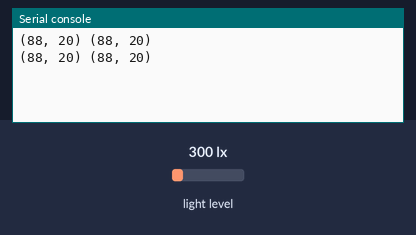
Simulated run of this program. Board: ESP32 board running MicroPython. Parts: the last lines printed to the serial console. Inputs (shaded band) come from the test bench; at power-on: light level 300 lx. At 10.0 s the program stops and its outputs stay as they are.

Above: at 1.2 s.
1.3 s: light level set to 40 lx
At 2.6 s:
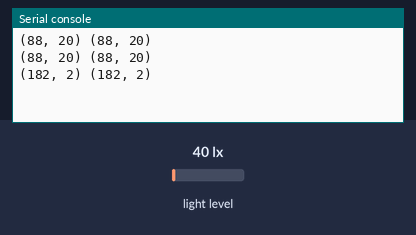
2.8 s: light level set to 500 lx
At 10.0 s:
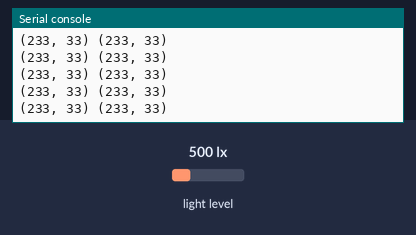
Timing chart, 0 to 11.5 s (numbered marks = the images above; inputs shaded):
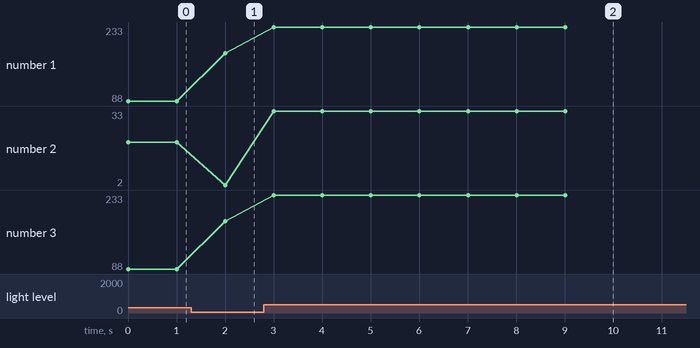

The program:

VEML7700.py
```python
from machine import SoftI2C,Pin
import time

class VEML7700:
    '''集成了AEML7700的模式设置，数据读取功能

    example:

    >>> import time
    >>> from machine import Pin,SoftI2C
    >>> from _device import VEML7700
    >>> #创建i2c连接
    >>> i2c = SoftI2C(scl = Pin(18),sda = Pin(19),freq=400000)
    >>> als = VEML7700(i2c)#als = VEML7700(i2c,config = {},wh = {},wl = {},psm = {})
    >>> # 设置参数
    >>> als.set_

    1.参数设置，所有可以设置的参数共有11个,包括config寄存器的设置,psm寄存器的设置,wh和wl寄存器的设置。参数可以在创建对象时,设置寄存器时,或者之后独立设置。未设置参数保持默认。
    '''
    # 设备地址和读写模式设置命令
    Device_ADDR = 0x10
    # 设置用寄存器地址
    ALS_CONFIG_0 = 0x00
    ALS_WH = 0x01
    ALS_WL = 0x02
    ALS_PSM = 0x03 #省电模式
    # 读取用寄存器地址
    ALS = 0x04
    WHITE = 0x05
    ALS_INT = 0x06
    # config参数
    config_ALS_GAIN = {'1x':0b00,'2x':0b01,'1/8x':0b10,'1/4x':0b11}
    config_ALS_IT = {'25ms':0b1100,'50ms':0b1000,'100ms':0b0000,'200ms':0b0001,'400ms':0b0010,'800ms':0b11}
    config_ALS_PERS = {'protect_1':0b00,'protect_2':0b01,'protect_4':0b10,'protect_8':0b11}
    config_ALS_INT_EN = {'int_enable':1,'int_disable':0}
    config_ALS_SD = {"als_on":0,'als_down':1}
    CONF_ARGS = config_ALS_GAIN|config_ALS_IT|config_ALS_INT_EN|config_ALS_SD|config_ALS_PERS
    # psm 参数
    psm_PSM_EN = {'psm_enable':1,'psm_disable':0}
    psm_PSM = {'psm_1':0b00,'psm_2':0b01,'psm_3':0b10,'psm_4':0b11}
    PSM_ARGS = psm_PSM|psm_PSM_EN

    ARGS = CONF_ARGS|PSM_ARGS
    # psm_PSM和config_ALS_IT 共同决定了 设备的刷新时间、工作电流和分辨率，因而支持通过刷新时间，分辨率来控制设备的省电模式，前提是psm_PSM_EN打开。
    # config_ALS_IT与分辨率对应，刷新时间受两者调控
    config_resolution = {"0.0288lx":0b0000,"0.0144lx":0b0001,"0.0072lx":0b0010,"0.0036lx":0b0011}
    psm_refresh_time = {"600ms":6,"1100ms":11,"2100ms":21,"4100ms":41,"700ms":7,"1200ms":12,
                        "2200ms":22,"4200ms":42,'900ms': 9, '1400ms': 14, '2400ms': 24,
                          '4400ms': 44, '1300ms': 13, '1800ms': 18, '2800ms': 28,
                          '4800ms': 48}


    def __init__(self,i2c):
        self.i2c = i2c
    def communicate_with_register(self,register_addr,*args):
        args = list(args)
        if register_addr == 0x00: # 配置寄存器

            '''bit对应12:11,9:6,5:4,1,0'''
            for i,f in zip(range(0,len(args)),[2,4,2,1,0]):
                if isinstance(args[i],str):
                    pass
                if isinstance(args[i],int):
                    args[i] = f"{args[i]:b}"[-f:]
            ALS_GAIN,ALS_IT,ALS_PERS,ALS_INT_EN,ALS_SD = args
            bytenumber = '000'+ALS_GAIN+'0'+ALS_IT+ALS_PERS+'00'+ALS_INT_EN+ALS_SD
            buf = bytearray([int(bytenumber,2)])
            return self.i2c.writeto_mem(VEML7700.Device_ADDR,register_addr,buf)
        elif register_addr == 0x01:#15:8 MSB高阈值窗口设置 7:0 LSB高阈值窗口设置
            for i,f in zip(range(0,len(args)),[8,8]):
                if isinstance(args[i],str):
                    pass
                elif isinstance(args[i],int):
                    args[i] = f"{args[i]:b}"[-f:]
                else:
                    raise TypeError("not implement")
            MSB_HIGH_WINDOW,LSB_HIGH_WINDOW = args
            bytenumber = MSB_HIGH_WINDOW+LSB_HIGH_WINDOW
            buf = bytearray([int(bytenumber,2)])
            return self.i2c.writeto_mem(VEML7700.Device_ADDR,register_addr,buf)
        elif register_addr == 0x02:
            for i,f in zip(range(0,len(args)),[8,8]):
                if isinstance(args[i],str):
                    pass
                elif isinstance(args[i],int):
                    args[i] = f"{args[i]:b}"[-f:]
                else:
                    raise TypeError("not implement")
            MSB_LOW_WINDOW,LSB_LOW_WINDOW = args
            bytenumber = MSB_LOW_WINDOW+LSB_LOW_WINDOW
            buf = bytearray([int(bytenumber,2)])
            return self.i2c.writeto_mem(VEML7700.Device_ADDR,register_addr,buf)
        elif register_addr == 0x03:#15:3 保留 2:1 模式设置 0 开启或关闭
            for i,f in zip(range(0,len(args)),[2,1]):
                if isinstance(args[i],str):
                    pass
                elif isinstance(args[i],int):
                    args[i] = f"{args[i]:b}"[-f:]
                else:
                    raise TypeError("not implement")
            PSM,PSM_EN = args
            bytenumber = '0'*13+PSM+PSM_EN
            buf = bytearray([int(bytenumber,2)])
            return self.i2c.writeto_mem(VEML7700.Device_ADDR,register_addr,buf)
        #读数据
        elif register_addr == 0x04:
            buf = self.i2c.readfrom_mem(VEML7700.Device_ADDR,register_addr,2).hex()
            ALS_OUT_MSB,ALS_OUT_LSB = int(buf[0:2],16),int(buf[-2:],16)
            return ALS_OUT_MSB,ALS_OUT_LSB
        elif register_addr == 0x05:
            buf = self.i2c.readfrom_mem(VEML7700.Device_ADDR,register_addr,2).hex()
            WHITE_OUT_MSB,WHITE_OUT_LSB = int(buf[0:2],16),int(buf[-2:],16)
            return WHITE_OUT_MSB,WHITE_OUT_LSB
        elif register_addr == 0x06:# 15 低阈值溢出，14高阈值溢出，13:0 保留
            buf = f'{int(self.i2c.readfrom_mem(VEML7700.Device_ADDR,register_addr,2).hex(),16):b}'[:2]
            int_th_low ,int_th_high = int(buf[0],2),int(buf[1],2)
            return int_th_low,int_th_high
        else:
            raise Exception(f"no register address is {register_addr}")

    def set_config(self,ALS_GAIN=None,ALS_IT=None,ALS_PERS=None,ALS_INT_EN=None,ALS_SD=None):
        return self.communicate_with_register(VEML7700.ALS_CONFIG_0,ALS_GAIN,ALS_IT,ALS_PERS,ALS_INT_EN,ALS_SD)
    def set_wh(self,msb_wh,lsb_wh):
        return self.communicate_with_register(VEML7700.ALS_WH,msb_wh,lsb_wh)
    def set_wl(self,msb_wl,lsb_wl):
        return self.communicate_with_register(VEML7700.ALS_WH,msb_wl,lsb_wl)
    def set_psm(self,psm,psm_en):
        return self.communicate_with_register(VEML7700.ALS_PSM,psm,psm_en)
    def read_als_out(self):
        return self.communicate_with_register(register_addr=VEML7700.ALS)
    def read_white_out(self):
        return self.communicate_with_register(register_addr=VEML7700.WHITE)
    def read_ALS_INT(self):
        return self.communicate_with_register(register_addr=VEML7700.ALS_INT)
    '''def setArgs(self,**kwargs):
        config_flag,wh_flag,wl_flag,psm_flag = False,False,False,False
        for key in kwargs.keys():
            if key in self.config.keys():
                self.config[key] = kwargs.keys[key]
                config_flag = True
            elif key in self.wh.keys():
                self.wh[key] = kwargs.keys[key]
                wh_flag = True
            elif key in self.wl.keys():
                self.wl[key] = kwargs.keys[key]
                wl_flag = True
            elif key in self.psm.keys():
                self.psm[key] = kwargs.keys[key]
                psm_flag = True
        if config_flag: self.set_config(**self.config)
        if wh_flag: self.set_wh(**self.config)
        if wl_flag: self.set_wl(**self.config)
        if psm_flag: self.set_psm(**self.config)
        return True'''
    '''def set_refresh_time(self,refresh_time):
        # 若未处于省电状态，报错
        #2**config_ALS_IT+5*2**PSM = refresh_time
        t = [(0, 0, 6), (1, 0, 7), (2, 0, 9), (3, 0, 13), (0, 1, 11), (1, 1, 12), (2, 1, 14), (3, 1, 18), (0, 2, 21), (1, 2, 22), (2, 2, 24), (3, 2, 28), (0, 3, 41), (1, 3, 42), (2, 3, 44), (3, 3, 48)]
        for i in t:
            if refresh_time == i[2]:
                return self.setArgs(psm_PSM = i[0],config_ALS_IT = i[1])
        raise Exception(f"no refresh_time like {refresh_time}")'''

if __name__ == '__main__':
    #参数设置
    config =  [VEML7700.CONF_ARGS[key] for key in ['1x','25ms','protect_1','int_disable','als_on']]
    psm = [VEML7700.PSM_ARGS[key] for key in ['psm_1','psm_disable']]
    wh = 0xFF,0xFF
    wl = 0x00,0x00
    i2c = SoftI2C(scl = Pin(18),sda = Pin(19),freq = 400000)
    als = VEML7700(i2c)

    als.set_config(*config)
    als.set_psm(*psm)
    als.set_wh(*wh)
    als.set_wl(*wl)
    for i in range(0,10):
        print(als.read_als_out(),als.read_white_out())
        time.sleep(1)
```

Measured:
- after the input at 1.3 s, the serial console: prints a new line after 0.70 s (image 1)
- after the input at 2.8 s, the serial console: prints a new line after 0.20 s (image 2)
- plotted number 1: 88 → 182 after the input at 1.3 s, 182 → 233 after the input at 2.8 s
- plotted number 2: 20 → 2 after the input at 1.3 s, 2 → 33 after the input at 2.8 s
- plotted number 3: 88 → 182 after the input at 1.3 s, 182 → 233 after the input at 2.8 s
